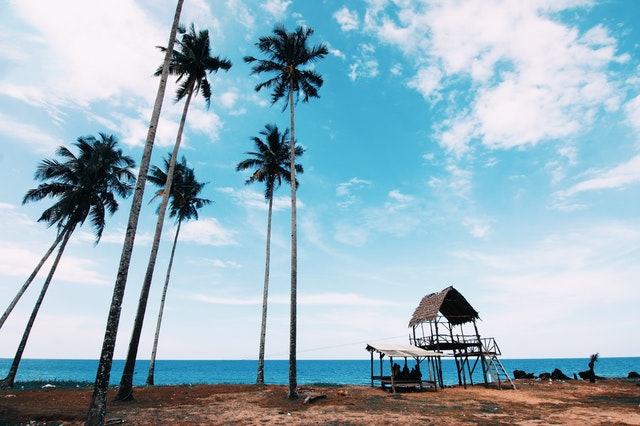
//> input picture resources/ch03/test1.jpg, 640 x 426 px
$ ./4_19_composition   (built with g++ and OpenCV 4)
//> lines starting //> are read from the running program, lines starting //| are printed output that depends on the picture
#include "opencv2/opencv.hpp"
#include <iostream>

using namespace std;
using namespace cv;

int main()
{
	Mat src1 = imread("../resources/ch03/test1.jpg");
//> src1 is the input picture: 426 rows x 640 cols, CV_8UC3; mean B, G, R 194.7, 181, 153.5
	Mat src2 = imread("../resources/ch03/test2.jpg");
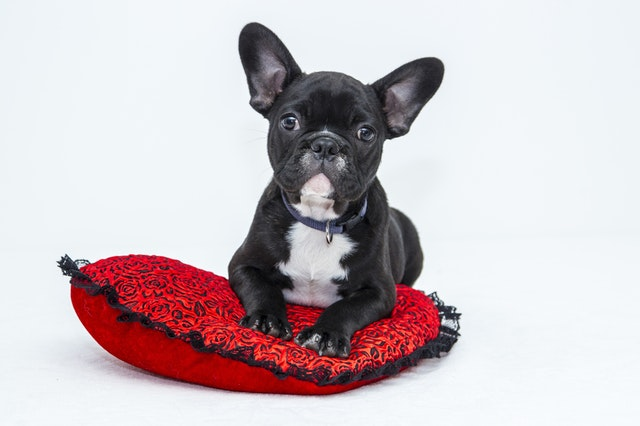
//> input picture resources/ch03/test2.jpg, 640 x 426 px
//> src2 is the input picture: 426 rows x 640 cols, CV_8UC3; mean B, G, R 196.3, 192.2, 203.8
	Mat dst;
	dst = src1 + src2;
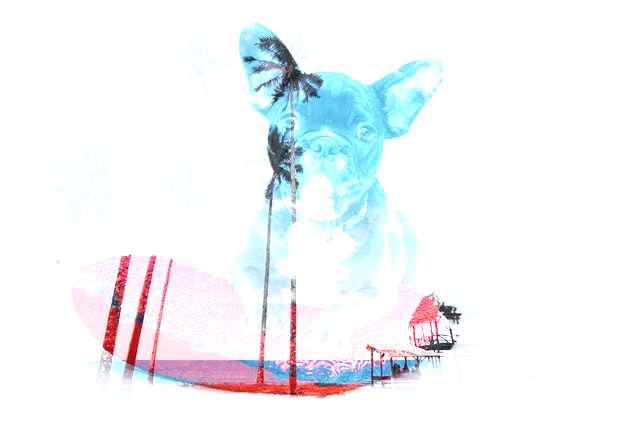
//> dst: 426 rows x 640 cols, CV_8UC3; mean B, G, R 247.9, 244.9, 242
	imshow("Original Image1", src1);
	imshow("Original Image2", src2);
	imshow("New Image", dst);
	waitKey(0);
	return 0;
}
